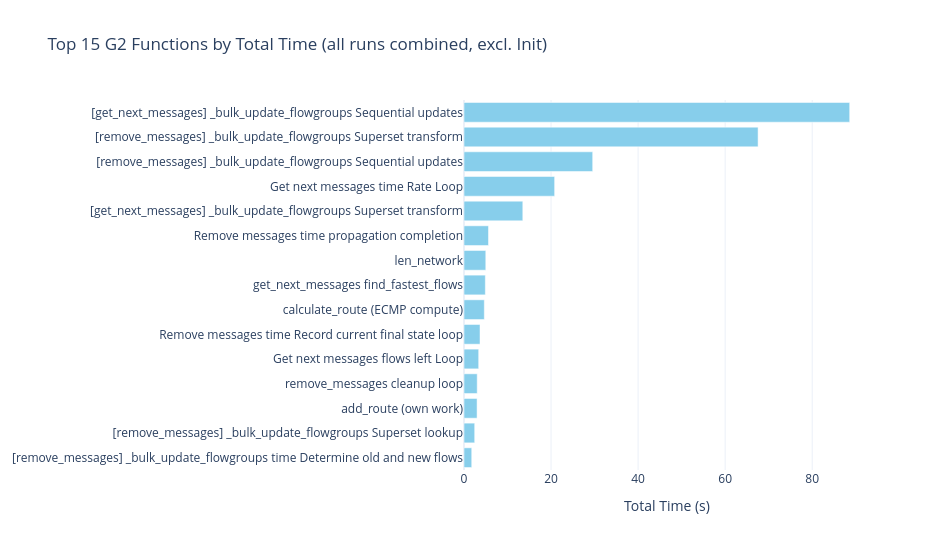

The notebook cell this image was saved under:
### Markdown cell above
## 4. Function-Level Time Breakdown

Which internal functions dominate G2 wall-clock time, and how does their share change with NPU count?

### Code cell
# --- Top functions by total time (aggregated across all runs) ---

# Exclude 'Init function time' as it's a one-time startup cost
et_noinit = et_df[et_df['section'] != 'Init function time'].copy()

top_sections = (
    et_noinit
    .groupby('section', as_index=False)['total_s']
    .sum()
    .sort_values('total_s', ascending=False)
    .head(15)
)

fig = go.Figure(go.Bar(
    y=top_sections['section'],
    x=top_sections['total_s'],
    orientation='h',
    marker_color='skyblue',
))
fig.update_layout(
    title='Top 15 G2 Functions by Total Time (all runs combined, excl. Init)',
    xaxis_title='Total Time (s)',
    yaxis=dict(autorange='reversed'),
    template='plotly_white', font=dict(size=12),
    height=550, width=950,
    margin=dict(l=350),
)
fig.show()

### Figure 1 — Plotly figure (JSON) as saved in the notebook; plotly's stock layout.template omitted (floating-point values rounded to 4 significant figures)
{"data": [{"marker": {"color": "skyblue"}, "orientation": "h", "type": "bar", "x": [88.62, 67.57, 29.57, 20.82, 13.51, 5.626, 5.006, 4.902, 4.666, 3.682, 3.373, 3.036, 3.003, 2.459, 1.776], "y": ["[get_next_messages] _bulk_update_flowgroups Sequential updates", "[remove_messages] _bulk_update_flowgroups Superset transform", "[remove_messages] _bulk_update_flowgroups Sequential updates", "Get next messages time Rate Loop", "[get_next_messages] _bulk_update_flowgroups Superset transform", "Remove messages time propagation completion", "len_network", "get_next_messages find_fastest_flows", "calculate_route (ECMP compute)", "Remove messages time Record current final state loop", "Get next messages flows left Loop", "remove_messages cleanup loop", "add_route (own work)", "[remove_messages] _bulk_update_flowgroups Superset lookup", "[remove_messages] _bulk_update_flowgroups time Determine old and new flows"]}], "layout": {"font": {"size": 12}, "height": 550, "margin": {"l": 350}, "title": {"text": "Top 15 G2 Functions by Total Time (all runs combined, excl. Init)"}, "width": 950, "xaxis": {"title": {"text": "Total Time (s)"}}, "yaxis": {"autorange": "reversed"}}}
